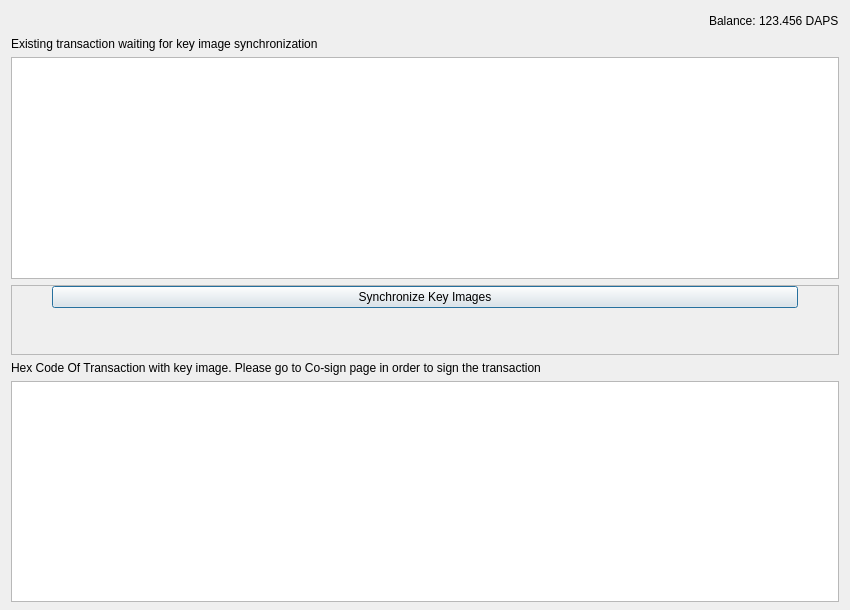
<?xml version="1.0" encoding="UTF-8"?>
<ui version="4.0">
 <class>KeyImageSync</class>
 <widget class="QDialog" name="KeyImageSync">
  <property name="geometry">
   <rect>
    <x>0</x>
    <y>0</y>
    <width>850</width>
    <height>610</height>
   </rect>
  </property>
  <property name="sizePolicy">
   <sizepolicy hsizetype="Maximum" vsizetype="Preferred">
    <horstretch>0</horstretch>
    <verstretch>0</verstretch>
   </sizepolicy>
  </property>
  <property name="windowTitle">
   <string>Co-Sign Transaction</string>
  </property>
  <property name="sizeGripEnabled">
   <bool>false</bool>
  </property>
  <layout class="QVBoxLayout" name="verticalLayout" stretch="0,0,0,0,0,0">
   <property name="bottomMargin">
    <number>8</number>
   </property>
   <item>
    <layout class="QHBoxLayout" name="horizontalLayout">
     <item>
      <layout class="QHBoxLayout" name="horizontalLayout_2">
       <property name="spacing">
        <number>3</number>
       </property>
       <item>
        <spacer name="horizontalSpacer">
         <property name="orientation">
          <enum>Qt::Horizontal</enum>
         </property>
         <property name="sizeHint" stdset="0">
          <size>
           <width>40</width>
           <height>20</height>
          </size>
         </property>
        </spacer>
       </item>
       <item>
        <widget class="QLabel" name="label">
         <property name="toolTip">
          <string>Your current spendable balance</string>
         </property>
         <property name="text">
          <string>Balance:</string>
         </property>
        </widget>
       </item>
       <item>
        <widget class="QLabel" name="labelBalance">
         <property name="sizePolicy">
          <sizepolicy hsizetype="Preferred" vsizetype="Fixed">
           <horstretch>0</horstretch>
           <verstretch>0</verstretch>
          </sizepolicy>
         </property>
         <property name="cursor">
          <cursorShape>IBeamCursor</cursorShape>
         </property>
         <property name="toolTip">
          <string>Your current spendable balance</string>
         </property>
         <property name="text">
          <string notr="true">123.456 DAPS</string>
         </property>
         <property name="textInteractionFlags">
          <set>Qt::LinksAccessibleByMouse|Qt::TextSelectableByKeyboard|Qt::TextSelectableByMouse</set>
         </property>
        </widget>
       </item>
      </layout>
     </item>
    </layout>
   </item>
   <item>
    <widget class="QLabel" name="label_3">
     <property name="text">
      <string>Existing transaction waiting for key image synchronization </string>
     </property>
    </widget>
   </item>
   <item>
    <layout class="QHBoxLayout" name="horizontalLayout">
     <item>
      <layout class="QHBoxLayout" name="horizontalLayout_2">
       <property name="spacing">
        <number>3</number>
       </property>
       <item>
        <widget class="QTextEdit" name="hexCode"/>
       </item>
      </layout>
     </item>
    </layout>
   </item>
   <item>
    <widget class="QScrollArea" name="scrollArea">
     <property name="sizePolicy">
      <sizepolicy hsizetype="Expanding" vsizetype="Minimum">
       <horstretch>0</horstretch>
       <verstretch>0</verstretch>
      </sizepolicy>
     </property>
     <property name="widgetResizable">
      <bool>true</bool>
     </property>
     <widget class="QWidget" name="scrollAreaWidgetContents">
      <property name="enabled">
       <bool>true</bool>
      </property>
      <property name="geometry">
       <rect>
        <x>0</x>
        <y>0</y>
        <width>824</width>
        <height>34</height>
       </rect>
      </property>
      <property name="sizePolicy">
       <sizepolicy hsizetype="Preferred" vsizetype="Maximum">
        <horstretch>0</horstretch>
        <verstretch>0</verstretch>
       </sizepolicy>
      </property>
      <layout class="QVBoxLayout" name="verticalLayout_2" stretch="0">
       <property name="leftMargin">
        <number>0</number>
       </property>
       <property name="topMargin">
        <number>0</number>
       </property>
       <property name="rightMargin">
        <number>0</number>
       </property>
       <property name="bottomMargin">
        <number>0</number>
       </property>
       <item>
        <layout class="QVBoxLayout" name="verticalLayout_4">
         <item>
          <layout class="QHBoxLayout" name="horizontalLayoutSend_2">
           <item>
            <spacer name="horizontalSpacerSendL_2">
             <property name="orientation">
              <enum>Qt::Horizontal</enum>
             </property>
             <property name="sizeType">
              <enum>QSizePolicy::Fixed</enum>
             </property>
             <property name="sizeHint" stdset="0">
              <size>
               <width>40</width>
               <height>0</height>
              </size>
             </property>
            </spacer>
           </item>
           <item>
            <widget class="QPushButton" name="syncKeyImageButton">
             <property name="enabled">
              <bool>true</bool>
             </property>
             <property name="sizePolicy">
              <sizepolicy hsizetype="Preferred" vsizetype="Fixed">
               <horstretch>0</horstretch>
               <verstretch>0</verstretch>
              </sizepolicy>
             </property>
             <property name="minimumSize">
              <size>
               <width>150</width>
               <height>0</height>
              </size>
             </property>
             <property name="toolTip">
              <string>Confirm the send action</string>
             </property>
             <property name="text">
              <string>Synchronize Key Images</string>
             </property>
             <property name="autoDefault">
              <bool>false</bool>
             </property>
             <property name="default">
              <bool>true</bool>
             </property>
            </widget>
           </item>
           <item>
            <spacer name="horizontalSpacerSendR_2">
             <property name="orientation">
              <enum>Qt::Horizontal</enum>
             </property>
             <property name="sizeType">
              <enum>QSizePolicy::Fixed</enum>
             </property>
             <property name="sizeHint" stdset="0">
              <size>
               <width>40</width>
               <height>0</height>
              </size>
             </property>
            </spacer>
           </item>
          </layout>
         </item>
        </layout>
       </item>
      </layout>
     </widget>
    </widget>
   </item>
   <item>
    <widget class="QLabel" name="label_2">
     <property name="text">
      <string>Hex Code Of Transaction with key image. Please go to Co-sign page in order to sign the transaction</string>
     </property>
    </widget>
   </item>
   <item>
    <widget class="QTextEdit" name="signedHex"/>
   </item>
  </layout>
 </widget>
 <resources>
  <include location="../dapscoin.qrc"/>
 </resources>
 <connections/>
</ui>
